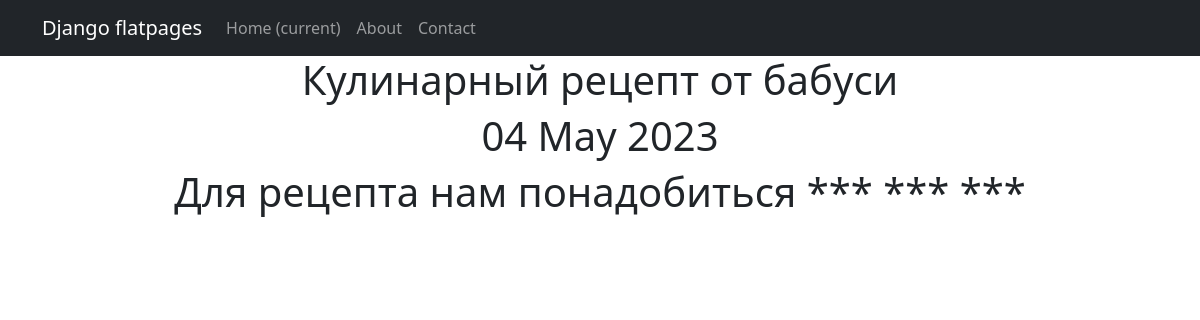
The page /news/2 on the database its author committed.
### portal/models.py (models this page shows, shortened)
class Post(models.Model):
    author = models.ForeignKey(User, on_delete=models.CASCADE)
    type = models.BooleanField(default=False) #False - новость, true - статья
    create_time = models.DateTimeField(auto_now_add=True)
    name = models.CharField(max_length=100)
    text = models.TextField()
    rating = models.IntegerField(default = 0)
    category = models.ManyToManyField(Category, through='PostCategory')

### portal/views.py (the view)
# urls.py: path('news/<int:pk>', ProductDetail.as_view(), name='product_detail'),
class ProductDetail(DetailView):
    model = Post
    template_name = 'product.html'
    context_object_name = 'product'

### portal/templatetags/custom_filters.py (called while the page is built)
@register.filter()
def censor(text):
   bad_words = ['рыгнул', 'бла']
   for word in bad_words:
      if word in text.lower():
         text = text.replace(word, '***')
   return text

### templates/product.html (shortened to what this page needs)
{% extends 'flatpages/default.html' %}
{% load custom_filters %}
{% block content %}
<h1>{{ product.name|censor }}</h1>
<h1>{{ product.create_time|date:'d M Y' }}</h1>
<h1>{{ product.text|censor }}</h1>
{% endblock content %}

### rows shown on the page
Post: name|censor "Кулинарный рецепт от бабуси", create_time "04 May 2023", text|censor "Для рецепта нам понадобиться *** *** ***"
